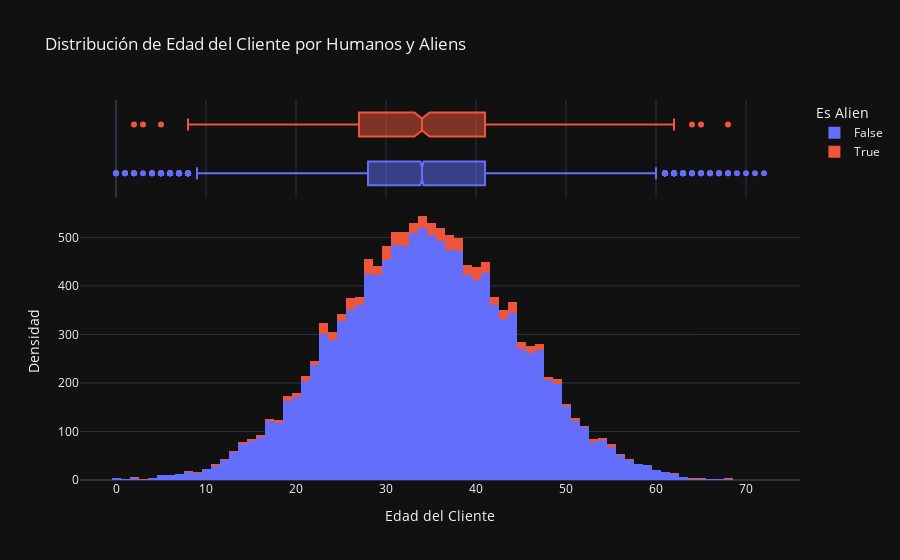

Write notebook code for a chart like this one.
### Markdown cell above
**Interpretación del Gráfico: Distribución del Monto de Transacción por Humanos y Aliens**

- **Aliens**: Tienen montos de transacciones mayores, con una media de **244,000** y un máximo de **4.5 millones**.
- **Humanos**: Poseen una media de **151,000** y un máximo de **2.0 millones**.

### Code cell
fig = px.histogram(
    df_pandas,
    x="Customer Age",
    color='Is An Alien',
    title="Distribución de Edad del Cliente por Humanos y Aliens",
    labels={'Customer Age': 'Edad del Cliente', 'Is An Alien': 'Es Alien'},
    marginal="box",
    template='plotly_dark'
)

fig.update_layout(yaxis_title='Densidad')

fig.show()

### Figure 1 — Plotly figure (JSON) as saved in the notebook; plotly's stock layout.template omitted (floating-point values rounded to 4 significant figures; data arrays with more than 128 entries replaced by an {"elided": "..."} marker saying what was removed)
{"data": [{"alignmentgroup": "True", "bingroup": "x", "hovertemplate": "Es Alien=False<br>Edad del Cliente=%{x}<br>count=%{y}<extra></extra>", "legendgroup": "False", "marker": {"color": "#636efa", "pattern": {"shape": ""}}, "name": "False", "offsetgroup": "False", "orientation": "v", "showlegend": true, "type": "histogram", "x": {"elided": "12700 int values"}, "xaxis": "x", "yaxis": "y"}, {"alignmentgroup": "True", "hovertemplate": "Es Alien=False<br>Edad del Cliente=%{x}<extra></extra>", "legendgroup": "False", "marker": {"color": "#636efa"}, "name": "False", "notched": true, "offsetgroup": "False", "showlegend": false, "type": "box", "x": {"elided": "12700 int values"}, "xaxis": "x2", "yaxis": "y2"}, {"alignmentgroup": "True", "bingroup": "x", "hovertemplate": "Es Alien=True<br>Edad del Cliente=%{x}<br>count=%{y}<extra></extra>", "legendgroup": "True", "marker": {"color": "#EF553B", "pattern": {"shape": ""}}, "name": "True", "offsetgroup": "True", "orientation": "v", "showlegend": true, "type": "histogram", "x": {"elided": "688 int values"}, "xaxis": "x", "yaxis": "y"}, {"alignmentgroup": "True", "hovertemplate": "Es Alien=True<br>Edad del Cliente=%{x}<extra></extra>", "legendgroup": "True", "marker": {"color": "#EF553B"}, "name": "True", "notched": true, "offsetgroup": "True", "showlegend": false, "type": "box", "x": {"elided": "688 int values"}, "xaxis": "x2", "yaxis": "y2"}], "layout": {"barmode": "relative", "legend": {"title": {"text": "Es Alien"}, "tracegroupgap": 0}, "title": {"text": "Distribución de Edad del Cliente por Humanos y Aliens"}, "xaxis": {"anchor": "y", "domain": [0, 1], "title": {"text": "Edad del Cliente"}}, "xaxis2": {"anchor": "y2", "domain": [0, 1], "matches": "x", "showgrid": true, "showticklabels": false}, "yaxis": {"anchor": "x", "domain": [0, 0.7326], "title": {"text": "Densidad"}}, "yaxis2": {"anchor": "x2", "domain": [0.7426, 1], "matches": "y2", "showgrid": false, "showline": false, "showticklabels": false, "ticks": ""}}}
